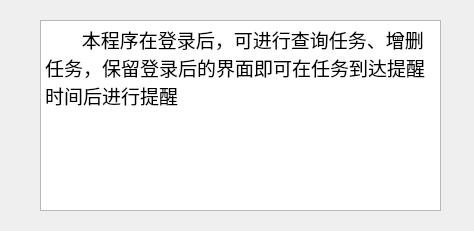
<?xml version="1.0" encoding="UTF-8"?>
<ui version="4.0">
 <class>Help</class>
 <widget class="QWidget" name="Help">
  <property name="geometry">
   <rect>
    <x>0</x>
    <y>0</y>
    <width>474</width>
    <height>231</height>
   </rect>
  </property>
  <property name="windowTitle">
   <string>Form</string>
  </property>
  <widget class="QTextBrowser" name="textBrowser">
   <property name="geometry">
    <rect>
     <x>40</x>
     <y>20</y>
     <width>401</width>
     <height>191</height>
    </rect>
   </property>
   <property name="html">
    <string>&lt;!DOCTYPE HTML PUBLIC &quot;-//W3C//DTD HTML 4.0//EN&quot; &quot;http://www.w3.org/TR/REC-html40/strict.dtd&quot;&gt;
&lt;html&gt;&lt;head&gt;&lt;meta name=&quot;qrichtext&quot; content=&quot;1&quot; /&gt;&lt;meta charset=&quot;utf-8&quot; /&gt;&lt;style type=&quot;text/css&quot;&gt;
p, li { white-space: pre-wrap; }
hr { height: 1px; border-width: 0; }
li.unchecked::marker { content: &quot;\2610&quot;; }
li.checked::marker { content: &quot;\2612&quot;; }
&lt;/style&gt;&lt;/head&gt;&lt;body style=&quot; font-family:'Microsoft YaHei UI'; font-size:9pt; font-weight:400; font-style:normal;&quot;&gt;
&lt;p style=&quot; margin-top:0px; margin-bottom:0px; margin-left:0px; margin-right:0px; -qt-block-indent:0; text-indent:0px;&quot;&gt;&lt;span style=&quot; font-size:14pt;&quot;&gt;       本程序在登录后，可进行查询任务、增删任务，保留登录后的界面即可在任务到达提醒时间后进行提醒&lt;/span&gt;&lt;/p&gt;&lt;/body&gt;&lt;/html&gt;</string>
   </property>
  </widget>
 </widget>
 <resources/>
 <connections/>
</ui>
